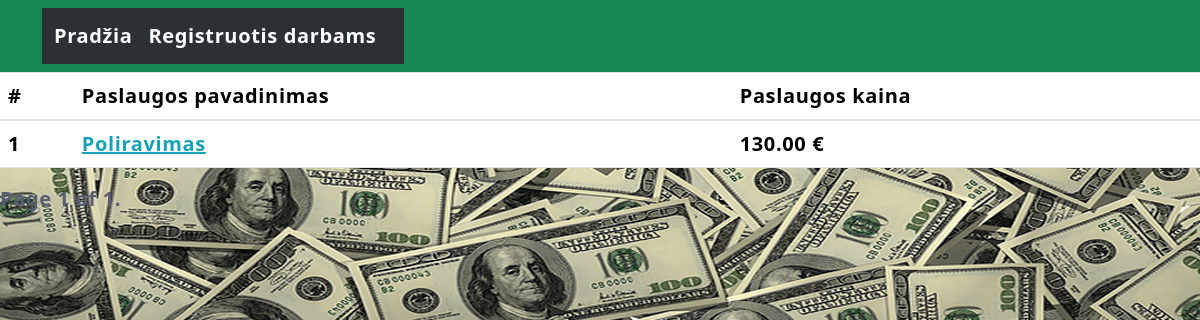
The app's page /service/work_pricing/, older data.
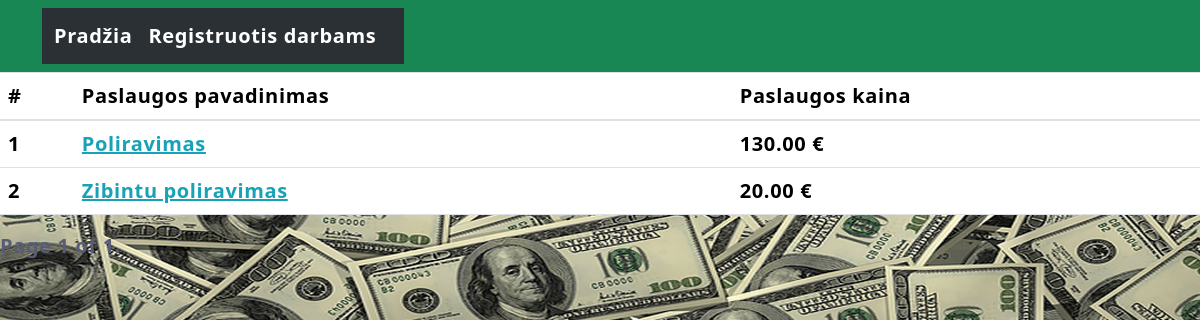
The same page, newer data.
### service/models.py (models this page shows, shortened)
class BaseModel(models.Model):
    objects = models.Model
    DoesNotExist = models.Model
    class Meta:
        abstract = True

class WorkPricing(BaseModel):
    work = models.CharField(max_length=50)
    prise_of_work = models.DecimalField(max_digits=10, decimal_places=2)
    description = models.TextField()

### service/views.py (the view)
# urls.py: path("work_pricing/", PriceListView.as_view(), name="work_pricing"),
class PriceListView(ListView):
    paginate_by = 15
    model = WorkPricing

### service/templates/service/workpricing_list.html (shortened to what this page needs)
{% extends 'base.html' %}
{% block content %}
    {% load static %}
    <link rel="stylesheet" href="{% static 'poliravimas/prices.css' %}">
    <table class="table">
      <thead>
        <tr>
          <th scope="col">#</th>
          <th scope="col">Paslaugos pavadinimas</th>
          <th scope="col">Paslaugos kaina</th>
        </tr>
      </thead>
      <tbody>
         {% for prices in page_obj %}
        <tr>
            <th scope="row">{{ forloop.counter }}</th>
              <td><a href="{% url 'service:work_pricing' %}">{{ prices.work }}</a></td>
              <td>{{ prices.prise_of_work }} € </td>
    </tr>
     {% endfor %}
      </tbody>
        </table>
            <div class="pagination">
                <span class="step-links">
                    <span class="current">
                        Page {{ page_obj.number }} of {{ page_obj.paginator.num_pages }}.
                    </span>
                </span>
            </div>
{% endblock %}

Row changes from the older to the newer data that the page shows:
added WorkPricing: work "Zibintu poliravimas", prise_of_work "20.00"
